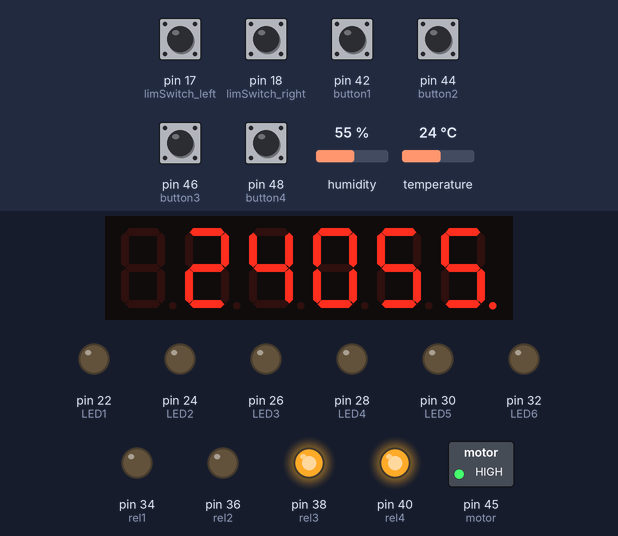
Bench run of a sketch on a simulated Arduino Mega 2560, built with avr-gcc and run on an emulated ATmega2560. Shown: 6-digit seven-segment display, switched loads named in the sketch (green lamp = pin HIGH), output pins drawn as LEDs (lit = HIGH). The inputs (shaded band) are chosen by the test bench; at power-on: pin 17 (limSwitch_left), pin 18 (limSwitch_right), pin 42 (button1), pin 44 (button2), pin 46 (button3), pin 48 (button4) HIGH, temperature 24 °C, humidity 55 %.

Above: at 6.2 s.
6.3 s: temperature set to 33 °C
At 10.2 s:
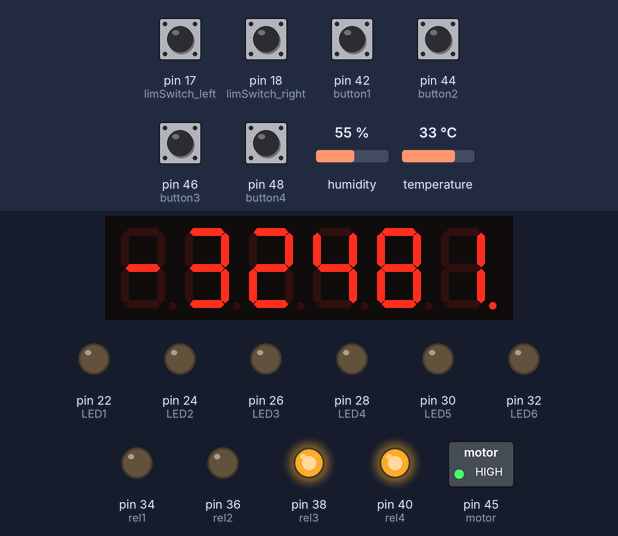
10.5 s: pin 42 (button1) pulled LOW for 1 s
At 12.3 s:
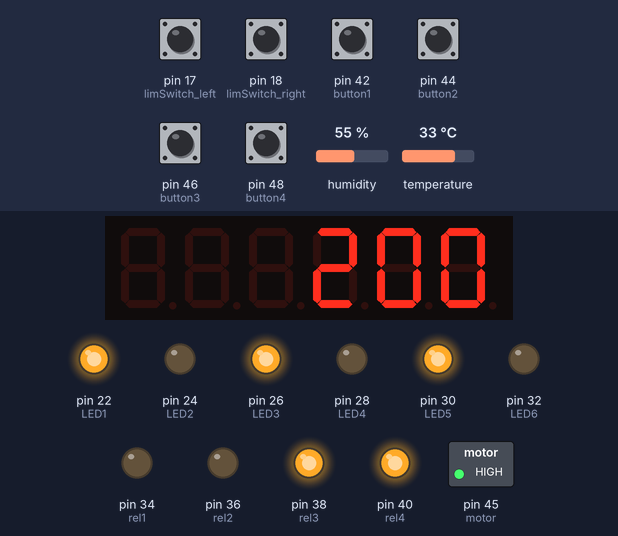
13.0 s: pin 48 (button4) pulled LOW for 1 s
At 14.2 s:
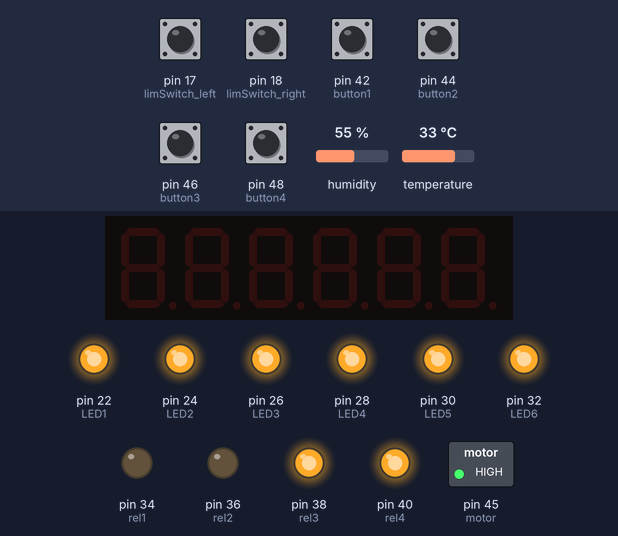
15.5 s: pin 44 (button2) pulled LOW for 0.15 s
At 16.3 s:
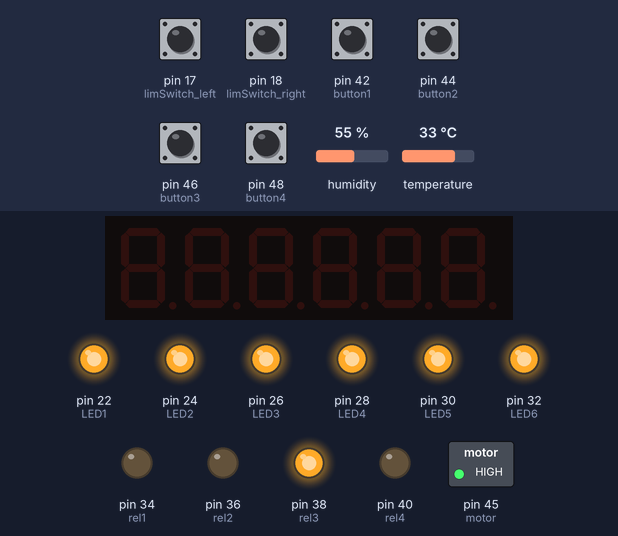
17.1 s: pin 46 (button3) pulled LOW for 0.15 s
At 17.6 s:
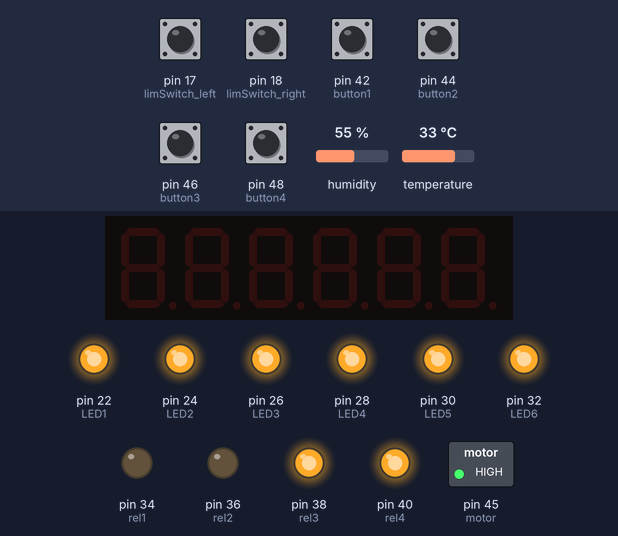
18.7 s: pin 48 (button4) pulled LOW for 0.15 s
At 19.3 s:
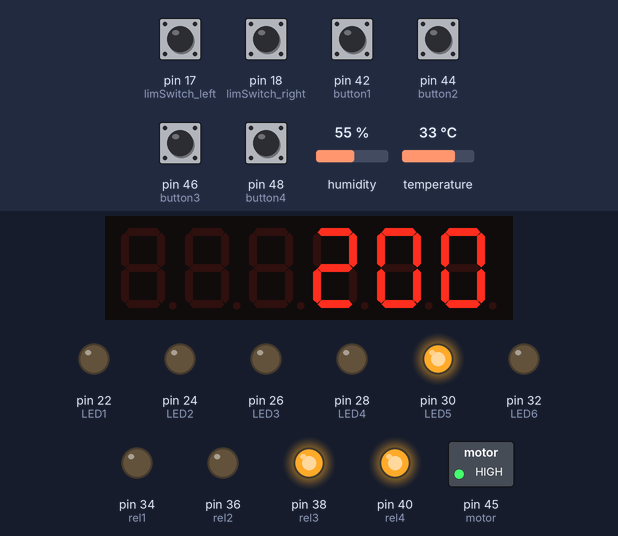
Timing chart, 0 to 21.3 s (numbered marks = the images above; inputs shaded):
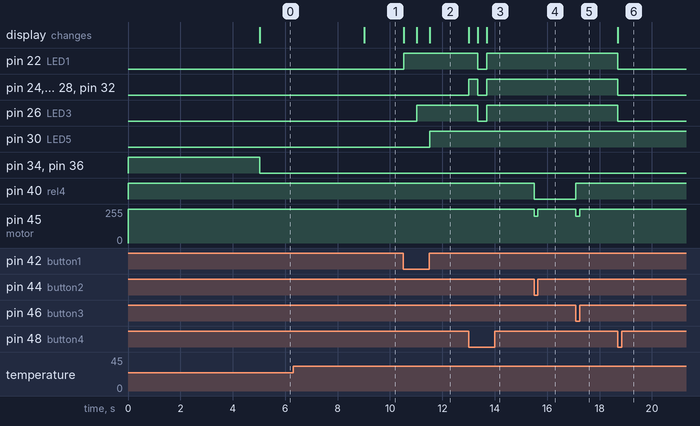

The sketch:

Automatic_Egg_Incubator_V2.ino
```cpp
#include "DHT.h"
#define DHTPIN 2
#define DHTTYPE DHT11
DHT dht(DHTPIN, DHTTYPE);

#include "SevSeg.h"
SevSeg sevseg;

int limSwitch_left = 17;
int limSwitch_right = 18;
int LED1 = 22;
int LED2 = 24;
int LED3 = 26;
int LED4 = 28;
int LED5 = 30;
int LED6 = 32;
int rel1 = 34;
int rel2 = 36;
int rel3 = 38;
int rel4 = 40;
int motor = 45;
int button1 = 42;
int button2 = 44;
int button3 = 46;
int button4 = 48;
int temperature = 0;
int humidity = 0;
int temp_low = 37;
int temp_high = 38;
int humidity_low = 50;
int humidity_high = 60;
int motor_speed = 200;
int display1 = 0;
int setUp = 0;
int cycle = 1;

boolean manual = false;
boolean clockwise = false;
boolean humidityState_low = false;
boolean tempActivate = false;
boolean humActivate = false;
boolean left_activated = false;
boolean right_activated = false;

unsigned long prevDHT = 0;
unsigned long currDHT;
const long intDHT = 2000;
unsigned long prevMenu = 0;
unsigned long currMenu;
const long intMenu = 250;
unsigned long prevMinus = 0;
unsigned long currMinus;
const long intMinus = 250;
unsigned long prevAdd = 0;
unsigned long currAdd;
const long intAdd = 250;
unsigned long prevManual = 0;
unsigned long currManual;
const long intManual = 350;
unsigned long prevDispOp = 0;
unsigned long currDispOp;
const long intDispOp = 1000;
unsigned long prevDispSet = 0;
unsigned long currDispSet;
const long intDispSet = 500;
unsigned long prevSwing = 0;
unsigned long currSwing;
const long intSwing = 15000;
//const long intSwing = 7200000;


void setup() {
  dht.begin();
  byte numDigits = 6;
  byte digitPins[] = {3, 4, 5, 14, 15, 16};
  byte segmentPins[] = {6, 7, 8, 9, 10, 11, 12, 13};
  bool resistorsOnSegments = false;
  byte hardwareConfig = COMMON_ANODE;
  bool updateWithDelays = false;
  bool leadingZeros = false;
  bool disableDecPoint = false;
  sevseg.begin(hardwareConfig, numDigits, digitPins, segmentPins, resistorsOnSegments,
  updateWithDelays, leadingZeros, disableDecPoint);
  sevseg.setBrightness(90);
  pinMode(rel1, OUTPUT);
  pinMode(rel2, OUTPUT);
  pinMode(rel3, OUTPUT);
  pinMode(rel4, OUTPUT);
  pinMode(motor, OUTPUT);
  analogWrite(motor, 255);
  pinMode(LED1, OUTPUT);
  pinMode(LED2, OUTPUT);
  pinMode(LED3, OUTPUT);
  pinMode(LED4, OUTPUT);
  pinMode(LED5, OUTPUT);
  pinMode(LED6, OUTPUT);
  pinMode(button1, INPUT_PULLUP);
  pinMode(button2, INPUT_PULLUP);
  pinMode(button3, INPUT_PULLUP);
  pinMode(button4, INPUT_PULLUP);
  pinMode(limSwitch_left, INPUT_PULLUP);
  pinMode(limSwitch_right, INPUT_PULLUP);
  digitalWrite(rel1, HIGH);
  digitalWrite(rel2, HIGH);
  digitalWrite(rel3, HIGH);
  digitalWrite(rel4, HIGH);
  digitalWrite(LED1, LOW);
  digitalWrite(LED2, LOW);
  digitalWrite(LED3, LOW);
  digitalWrite(LED4, LOW);
  digitalWrite(LED5, LOW);
  digitalWrite(LED6, LOW);
  digitalWrite(rel3, LOW);
  delay(1500);
  digitalWrite(rel3, HIGH);
  delay(3500);
  updateDHT();
}


void updateDHT() {
  currDHT = millis();
  if (currDHT - prevDHT >= intDHT){
    prevDHT = currDHT;
    temperature = dht.readTemperature();
    humidity = dht.readHumidity();
  }
}


void swing(){
  currSwing = millis();
  if (currSwing - prevSwing >= intSwing){
    prevSwing = currSwing;
    if (digitalRead(limSwitch_left) == LOW){
      digitalWrite(rel4, HIGH);
      delay(500);
      analogWrite(motor, motor_speed);
      left_activated = true;
    }
    if (digitalRead(limSwitch_right) == LOW){
      digitalWrite(rel4, LOW);
      delay(500);
      analogWrite(motor, motor_speed);
      right_activated = true;
    }
  }
}


void menuPressed(){
  currMenu = millis();
  if (digitalRead(button1) == LOW){
    if (currMenu - prevMenu >= intMenu){
      prevMenu = currMenu;
      if (!manual){
        setUp++;
        if (setUp > 5){
        setUp = 0;
        }
      }
    }
  }
}


void minusPressed(){
  currMinus = millis();
  if (digitalRead(button2) == LOW){
      if (currMinus - prevMinus >= intMinus){
      prevMinus = currMinus;
      if (!manual){
        if (setUp ==1){
          temp_low--;
          if (temp_low < 25){
            temp_low = 45;
          }
          if (temp_low > temp_high){
            temp_low = temp_high - 1;
          }
        }
        if (setUp ==2){
          temp_high--;
          if (temp_high < 25){
            temp_high = 45;
          }
          if (temp_high < temp_low){
            temp_high = temp_low + 1;
          }
        }
        if (setUp ==3){
          humidity_low--;
          if (humidity_low < 20){
            humidity_low = 80;
          }
          if (humidity_low > humidity_high){
            humidity_low = humidity_high - 1;
          }
        }
        if (setUp ==4){
          humidity_high--;
          if (humidity_high < 20){
            humidity_high = 80;
          }
          if (humidity_high < humidity_low){
            humidity_high = humidity_low + 1;
          }
        }
        if (setUp ==5){
          motor_speed--;
          if (motor_speed < 1){
            motor_speed = 254;
          }
        }
      }
    }
  }
}


void AddPressed(){
  currAdd = millis();
  if (digitalRead(button3) == LOW){
    if (currAdd - prevAdd >= intAdd){
      prevAdd = currAdd;
      if (!manual){
        if (setUp ==1){
          temp_low++;
          if (temp_low > 45){
            temp_low = 25;
          }
          if (temp_low > temp_high){
            temp_low = temp_high - 1;
          }
        }
        if (setUp ==2){
          temp_high++;
          if (temp_high > 45){
            temp_high = 25;
          }
          if (temp_high < temp_low){
            temp_high = temp_low + 1;
          }
        }
        if (setUp ==3){
          humidity_low++;
          if (humidity_low > 80){
            humidity_low = 20;
          }
          if (humidity_low > humidity_high){
            humidity_low = humidity_high - 1;
          }
        }
        if (setUp ==4){
          humidity_high++;
          if (humidity_high > 80){
            humidity_high = 200;
          }
          if (humidity_high < humidity_low){
            humidity_high = humidity_low + 1;
          }
        }
        if (setUp == 5){
          motor_speed++;
          if (motor_speed > 254){
            motor_speed = 1;
          }
        }
      }
    }
  }
}


void manualPressed(){
  currManual = millis();
  if (digitalRead(button4) == LOW){
    if (currManual - prevManual >= intManual){
      prevManual = currManual;
      manual = !manual;
      if (manual){
        sevseg.blank();
        digitalWrite(LED1, HIGH);
        digitalWrite(LED2, HIGH);
        digitalWrite(LED3, HIGH);
        digitalWrite(LED4, HIGH);
        digitalWrite(LED5, HIGH);
        digitalWrite(LED6, HIGH);
      }
      if (!manual){
        digitalWrite(LED1, LOW);
        digitalWrite(LED2, LOW);
        digitalWrite(LED3, LOW);
        digitalWrite(LED4, LOW);
        digitalWrite(LED5, LOW);
        digitalWrite(LED6, LOW);
      }
    }
  }
}


void display_operation(){
  currDispOp = millis();
  if (currDispOp - prevDispOp >= intDispOp){
    prevDispOp = currDispOp;
    if (setUp == 0){
      digitalWrite(LED6, LOW);
      display1 = ((temperature * 1000) + humidity);
      sevseg.setNumber(display1, 0);
    }
  }
}


void display_setup(){
  currDispSet = millis();
  if (currDispSet - prevDispSet >= intDispSet){
    prevDispSet = currDispSet;
    if (setUp == 1){
      digitalWrite(LED1, HIGH);
      sevseg.setNumber(temp_low, 0);
    }
    if (setUp == 2){
      digitalWrite(LED1, LOW);
      digitalWrite(LED2, HIGH);
      sevseg.setNumber(temp_high, 0);
    }
    if (setUp == 3){
      digitalWrite(LED2, LOW);
      digitalWrite(LED3, HIGH);
      sevseg.setNumber(humidity_low, 0);
    }
    if (setUp == 4){
      digitalWrite(LED3, LOW);
      digitalWrite(LED4, HIGH);
      sevseg.setNumber(humidity_high, 0);
    }
    if (setUp == 5){
      digitalWrite(LED4, LOW);
      digitalWrite(LED5, HIGH);
      sevseg.setNumber(motor_speed, 255);
    }
  }
}


void relayControl(){
  if (temperature < temp_low){
    tempActivate = true;
    digitalWrite(rel1, LOW);
  }
  if (temperature > temp_high){
    tempActivate = false;
    digitalWrite(rel1, HIGH);
  }
  if (humidity < humidity_low){
    humActivate = true;
    if (humidityState_low == false){
      humidityState_low = !humidityState_low;
      digitalWrite(rel3, LOW);
      delay(150);
      digitalWrite(rel3, HIGH);
    }
  }
  if (humidity > humidity_high){
    humActivate = false;
    if (humidityState_low == true){
      humidityState_low = !humidityState_low;
      digitalWrite(rel3, LOW);
      delay(150);
      digitalWrite(rel3, HIGH);
      delay(150);
      digitalWrite(rel3, LOW);
      delay(150);
      digitalWrite(rel3, HIGH);
    }
  }
  if ((tempActivate) || (humActivate)){
    digitalWrite(rel2, LOW);
  }
  if ((!tempActivate) && (!humActivate)){
    digitalWrite(rel2, HIGH);
  }
}


void loop() {
  sevseg.refreshDisplay();
  updateDHT();
  menuPressed();
  minusPressed();
  AddPressed();
  manualPressed();

  if (manual){
    if ((digitalRead(button2) == LOW) && (digitalRead(limSwitch_left) == HIGH)){
      digitalWrite(rel4, LOW);
      analogWrite(motor, motor_speed);
    }
    if ((digitalRead(button3) == LOW) && (digitalRead(limSwitch_right) == HIGH)){
      digitalWrite(rel4, HIGH);
      analogWrite(motor, motor_speed);
    }
    if ((digitalRead(button2) == LOW) && (digitalRead(limSwitch_left) == LOW)){
      analogWrite(motor, 255);
    }
    if ((digitalRead(button3) == LOW) && (digitalRead(limSwitch_right) == LOW)){
      analogWrite(motor, 255);
    }
    if ((digitalRead(button2) == HIGH) && (digitalRead(button3) == HIGH)){
      analogWrite(motor, 255);
    }
  }
  if (!manual){
    swing();
    display_operation();
    display_setup();
    relayControl();
    if (left_activated){
      if (digitalRead(limSwitch_right) == LOW){
        analogWrite(motor, 255);
        left_activated = false;
      }
    }
    if (right_activated){
      if (digitalRead(limSwitch_left) == LOW){
        analogWrite(motor, 255);
        right_activated = false;
      }
    }
  }
}
```

Measured:
- after the input at 6.3 s, the display: changes after 2.7 s (image 1)
- after the input at 10.5 s, pin 22 (LED1): LOW → HIGH at once; pin 26 (LED3): LOW → HIGH after 0.52 s; pin 30 (LED5): LOW → HIGH after 1.0 s; the display: first changes at once (image 2 shows a later state)
- after the input at 13.0 s, pin 22 (LED1), pin 26 (LED3): HIGH → LOW after 0.35 s, → HIGH 0.35 s later; pin 24 (LED2), pin 28 (LED4), pin 32 (LED6): LOW → HIGH at once, → LOW 0.35 s later, → HIGH 0.35 s later; the display: changes at once (image 3)
- after the input at 15.5 s, pin 40 (rel4): HIGH → LOW at once; pin 45 (motor): 255/255 → 200/255 at once, → 255/255 0.15 s later
- after the input at 17.1 s, pin 40 (rel4): LOW → HIGH at once; pin 45 (motor): 255/255 → 200/255 at once, → 255/255 0.15 s later
- after the input at 18.7 s, pin 22 (LED1), pin 24 (LED2), pin 26 (LED3), pin 28 (LED4), pin 32 (LED6): HIGH → LOW at once; the display: changes at once (image 6)
